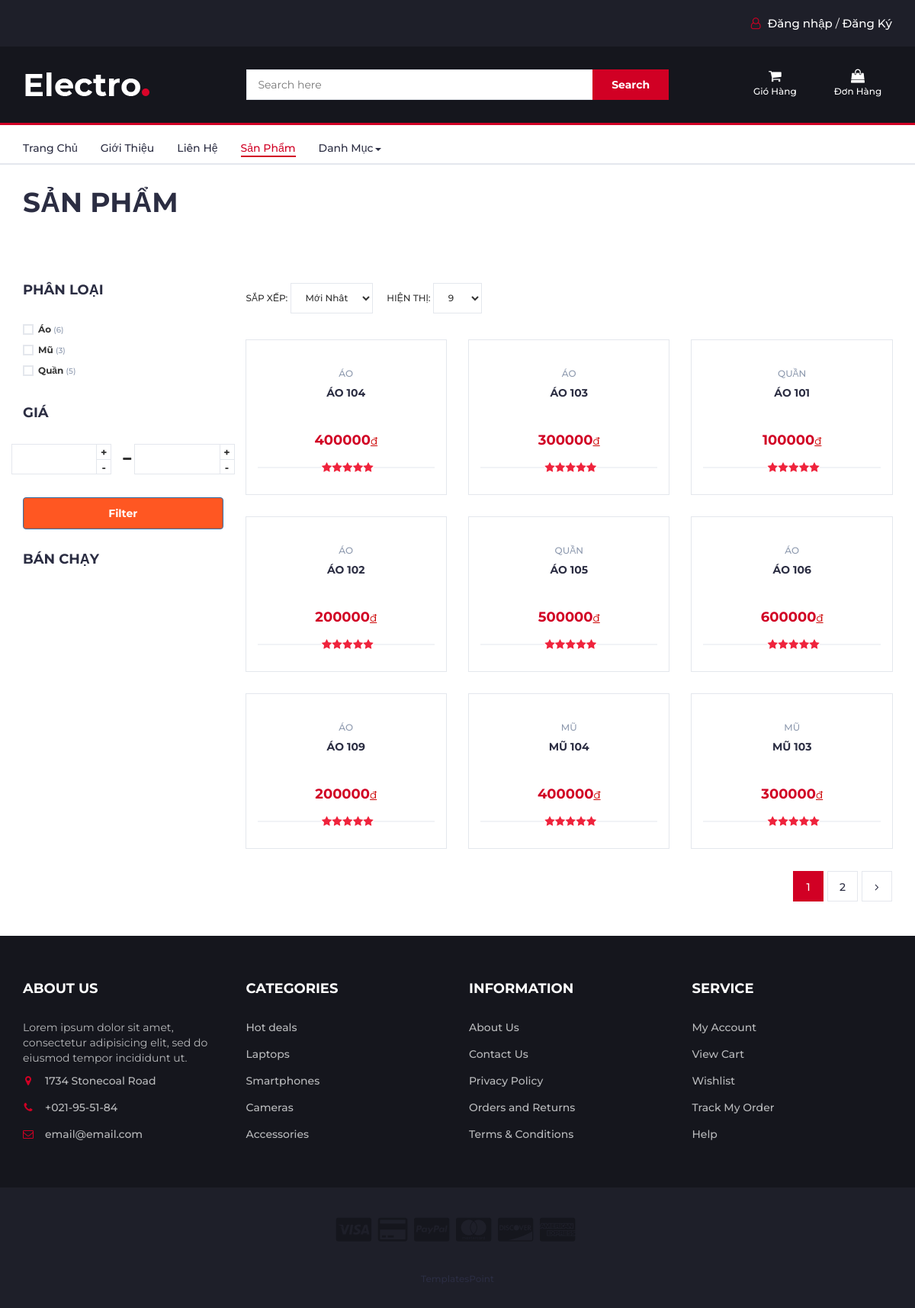
The app's page /public/allproduct, older data.
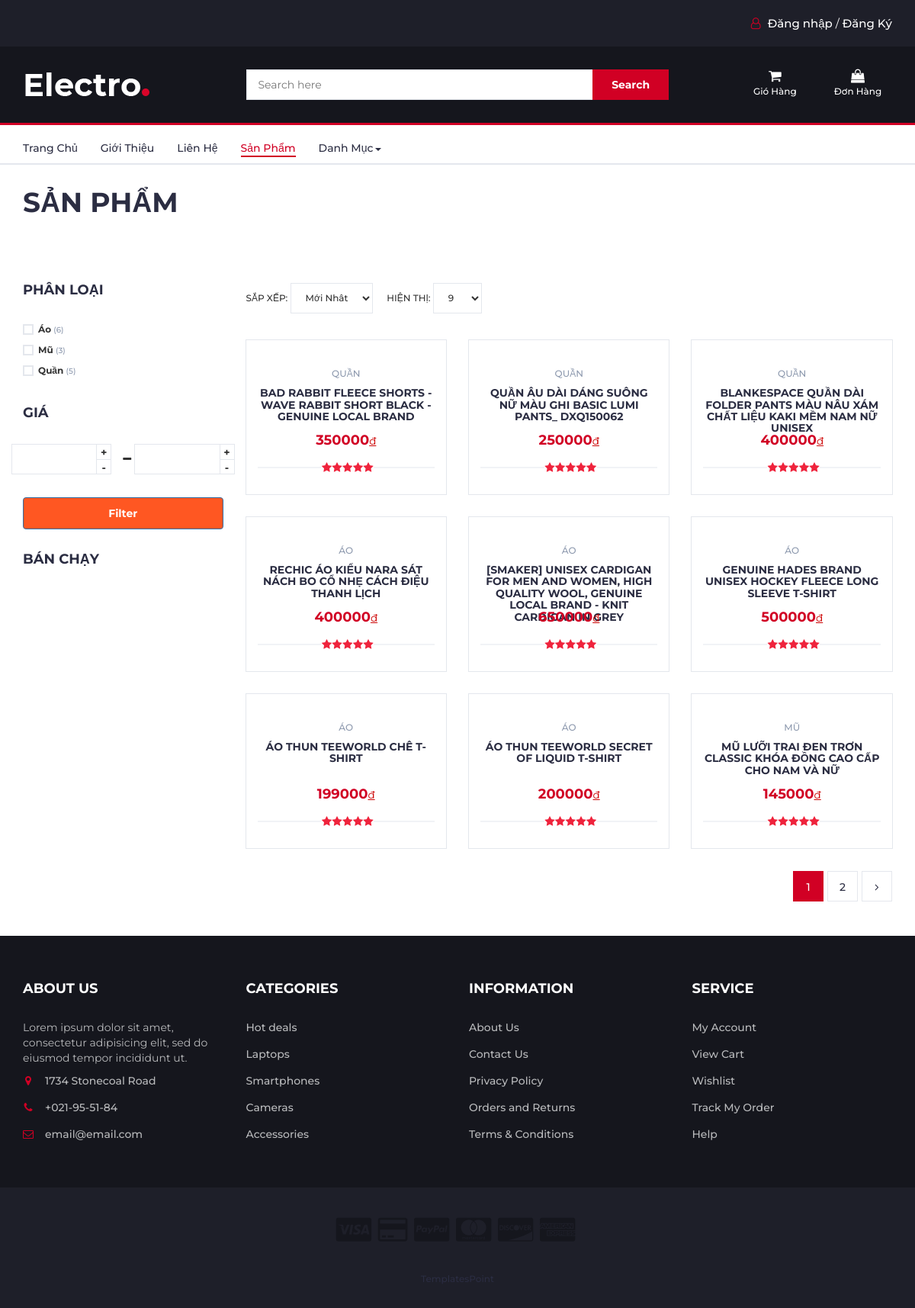
The same page, newer data.
### tables this page shows
CREATE TABLE `categories` (
  `id` int(50) NOT NULL,
  `name` varchar(255) NOT NULL
);

CREATE TABLE `products` (
  `id` int(11) NOT NULL,
  `ptitle` varchar(250) NOT NULL,
  `pprice` varchar(250) NOT NULL,
  `pkind` varchar(100) NOT NULL,
  `pimg` varchar(250) NOT NULL,
  `pgender` varchar(100) NOT NULL,
  `pdescription` text DEFAULT NULL,
  `create_at` timestamp NOT NULL DEFAULT current_timestamp(),
  `pimg1` varchar(255) DEFAULT NULL,
  `pimg2` varchar(255) DEFAULT NULL
);

### app/controllers/customer/allproduct.php (called while the page is built, shortened)
<?php
class Allproduct extends Controller
{
    public function index()
    {
        $db = Database::getInstance();
        $productsPerPage = isset($_GET['show']) ? $_GET['show'] : 9;
        $page = isset($_GET['page']) ? $_GET['page'] : 1;
        $sortOrder = isset($_GET['sort']) ? $_GET['sort'] : 'newest';
        $sortBy = ($sortOrder == 'newest') ? 'DESC' : 'ASC';
        $offset = ($page - 1) * $productsPerPage;
        $query = "SELECT * FROM products WHERE 1=1";
        $params = [];
        $query .= " ORDER BY create_at $sortBy LIMIT $productsPerPage OFFSET $offset";
        $rows = $db->read($query, $params);
        $totalProductsQuery = "SELECT COUNT(*) AS total FROM products WHERE 1=1";
        $totalParams = [];
        $totalProducts = $db->read($totalProductsQuery, $totalParams)[0]->total;
        $categories = $db->read("
            SELECT
                c.id AS id,
                c.name AS name,
                COUNT(p.id) AS total
            FROM
                categories c
            LEFT JOIN
                products p
            ON
                c.name = p.pkind
            GROUP BY
                c.name, c.id;
        ");
        $totalPages = ceil($totalProducts / $productsPerPage);
        $topselling = $db->read("SELECT DISTINCT products.ptitle, products.pprice, products.pimg, COUNT(orders.product_id) AS count FROM products JOIN orders on products.id = orders.product_id GROUP BY orders.product_id, products.ptitle, products.pprice , products.pimg  ORDER BY count DESC LIMIT 5");
        $data['rows'] = $rows;
        $data['topselling'] = $topselling;
        $data['categories'] = $categories;
        $data['totalPages'] = $totalPages;
        $data['currentPage'] = $page;
        $data['productsPerPage'] = $productsPerPage;
        $this->view("/customer/all_product", $data);
    }
}

### app/core/app.php (called while the page is built, shortened)
<?php
class App
{
    protected $method = "index";
    public function __construct()
    {
        $url = $this->splitURL();
        if (isset($url[0])) {
            $controllerPath = null;
            if (file_exists("../app/controllers/customer/" . strtolower($url[0]) . ".php")) {
                $controllerPath = "../app/controllers/customer/" . strtolower($url[0]) . ".php";
            } elseif (file_exists("../app/controllers/admin/" . strtolower($url[0]) . ".php")) {
                $controllerPath = "../app/controllers/admin/" . strtolower($url[0]) . ".php";
            }
            if ($controllerPath) {
                unset($url[0]);
            } else {
                require "../app/controllers/customer/index.php";
            }
        }
        $this->controller = new $this->controller;
        $this->params = (count($url) > 0) ? array_values($url) : [""];
        call_user_func_array([$this->controller, $this->method], $this->params);
    }
    private function splitURL()
    {
        $url = isset($_GET['url']) ? $_GET['url'] : 'index';
        return explode('/', trim($url, "/"));
    }
}

### public/index.php (called while the page is built, shortened)
<?php
$app = new App();

### app/core/database.php (called while the page is built, shortened)
<?php
class database
{
    public static $conn;
    public function __construct()
    {
        try{
            $string = "mysql:host=".SERVERNAME.";dbname=".DBNAME;
            self::$conn = new PDO($string, USERNAME, PASSWORD);
            self::$conn->exec("SET NAMES 'utf8'");
        }catch (PDOException $e){
            die($e->getMessage());
        }
    }
    public function read($query, $data = array())
    {
        $stm = self::$conn->prepare($query);
        $result = $stm->execute($data);
        if ($result)
        {
            $data = $stm->fetchAll(PDO::FETCH_OBJ);
            if (is_array($data) && count($data) > 0)
            {
                return $data;
            }
        }
        return false;
    }
}

### app/views/customer/all_product.php (the view, shortened to what the rows shown need)
<div id="breadcrumb" class="section">
	<div class="container">
		<div class="row">
			<div class="col-md-8">
				<h1>SẢN PHẨM</h1>
			</div>
		</div>
	</div>
</div>
<div class="section">
	<div class="container">
		<div class="row">
			<div id="aside" class="col-md-3">
				<div class="aside">
					<?php if (is_array($data['categories'])): ?>
					<?php foreach ($data['categories'] as $cate): ?>
					<div class="checkbox-filter">
						<div class="input-checkbox">
							<label for="category-<?=$cate->id?>">
								<span></span>
								<b><?=$cate->name?></b>
								<small>(<?=$cate->total?>)</small>
							</label>
						</div>
					</div>
					<?php endforeach; ?>
					<?php endif; ?>
				</div>
			</div>
			<div id="store" class="col-md-9">
				<div class="row">
					<?php if (is_array($data['rows'])): ?>
								<?php foreach ($data['rows'] as $row): ?>
								<div class="col-md-4 col-xs-6">
								<div class="product">
									<a href="<?= ROOT ?>detail_product/<?=$row->id?>">
										<div class="product-img">
										</div>
										<div class="product-body">
											<p class="product-category"><?=$row->pkind?></p>
											<h3 class="product-name" style="width: auto; height:5rem;"><a href="detail_product/<?=$row->id?>"><?=$row->ptitle?></a></h3>
											<h4 class="product-price"><?=$row->pprice?><small><u style="color:#cc0000;">đ</u></small></h4>
											<div class="product-rating">
												<i class="fa fa-star"></i>
												<i class="fa fa-star"></i>
												<i class="fa fa-star"></i>
												<i class="fa fa-star"></i>
												<i class="fa fa-star"></i>
											</div>
										</div>
										<div class="add-to-cart">
											<form action="<?= ROOT ?>detail_product/<?=$row->id?>" method="POST" name="addtocart">
												<button type="submit" name="product_id" value="<?=$row->id?>" class="add-to-cart-btn">
												</button>
											</form>
										</div>
									</a>
								</div>
								</div>
								<?php endforeach; ?>
								<?php else: ?>
								<div class="col-md-12">
									<p class="text-center">Không tìm thấy sản phẩm nào.</p>
								</div>
								<?php endif; ?>
				</div>
			</div>
		</div>
	</div>
</div>

Row changes from the older to the newer data that the page shows:
removed products: pkind "ÁO", ptitle "ÁO 104", pprice "400000", $row->id 0 (drawn)
removed products: pkind "ÁO", ptitle "ÁO 103", pprice "300000", $row->id 1 (drawn)
removed products: pkind "QUẦN", ptitle "ÁO 101", pprice "100000", $row->id 2 (drawn)
removed products: pkind "QUẦN", ptitle "ÁO 105", pprice "500000", $row->id 4 (drawn)
removed products: pkind "ÁO", ptitle "ÁO 106", pprice "600000", $row->id 5 (drawn)
removed products: pkind "ÁO", ptitle "ÁO 109", pprice "200000", $row->id 6 (drawn)
removed products: pkind "MŨ", ptitle "MŨ 103", pprice "300000", $row->id 8 (drawn)
added products: pkind "QUẦN", ptitle "BAD RABBIT FLEECE SHORTS - WAVE RABBIT SHORT BLACK - GENUINE LOCAL BRAND", pprice "350000", $row->id 98 (drawn)
added products: pkind "QUẦN", ptitle "QUẦN ÂU DÀI DÁNG SUÔNG NỮ MÀU GHI BASIC LUMI PANTS_ DXQ150062", pprice "250000", $row->id 97 (drawn)
added products: pkind "QUẦN", ptitle "BLANKESPACE QUẦN DÀI FOLDER PANTS MÀU NÂU XÁM CHẤT LIỆU KAKI MỀM NAM NỮ UNISEX", pprice "400000", $row->id 96 (drawn)
added products: pkind "ÁO", ptitle "RECHIC ÁO KIỂU NARA SÁT NÁCH BO CỔ NHẸ CÁCH ĐIỆU THANH LỊCH", pprice "400000", $row->id 95 (drawn)
added products: pkind "ÁO", ptitle "[SMAKER] UNISEX CARDIGAN FOR MEN AND WOMEN, HIGH QUALITY WOOL, GENUINE LOCAL BRAND - KNIT CARDIGAN IN GREY", pprice "650000", $row->id 94 (drawn)
added products: pkind "ÁO", ptitle "GENUINE HADES BRAND UNISEX HOCKEY FLEECE LONG SLEEVE T-SHIRT", pprice "500000", $row->id 93 (drawn)
added products: pkind "ÁO", ptitle "ÁO THUN TEEWORLD CHÊ T-SHIRT", pprice "199000", $row->id 2 (drawn)
changed products: ptitle "ÁO 102" → "ÁO THUN TEEWORLD SECRET OF LIQUID T-SHIRT"
changed products "MŨ": ptitle "MŨ 104" → "MŨ LƯỠI TRAI ĐEN TRƠN CLASSIC KHÓA ĐỒNG CAO CẤP CHO NAM VÀ NỮ"; pprice "400000" → "145000"
